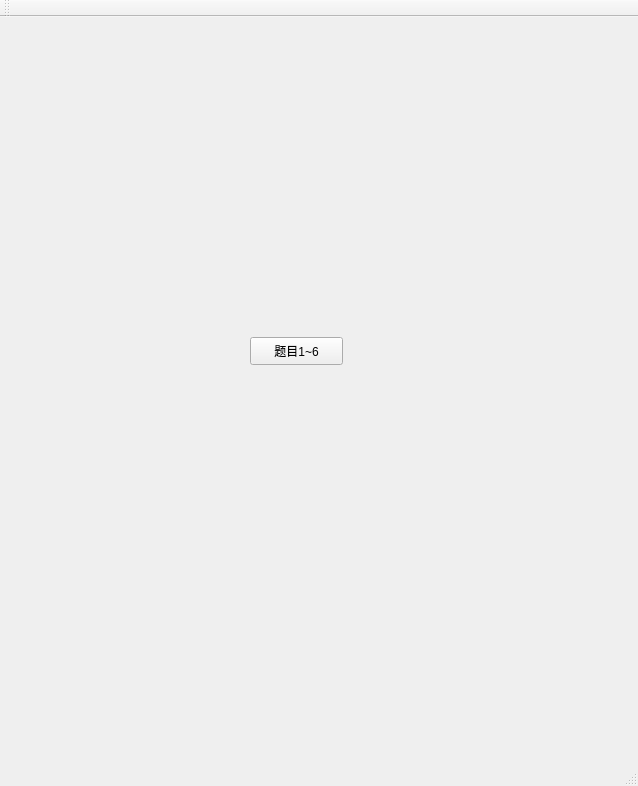
<?xml version="1.0" encoding="UTF-8"?>
<ui version="4.0">
 <class>subject</class>
 <widget class="QMainWindow" name="subject">
  <property name="geometry">
   <rect>
    <x>0</x>
    <y>0</y>
    <width>638</width>
    <height>786</height>
   </rect>
  </property>
  <property name="windowTitle">
   <string>subject</string>
  </property>
  <widget class="QWidget" name="centralWidget">
   <widget class="QPushButton" name="subjectBtn">
    <property name="geometry">
     <rect>
      <x>250</x>
      <y>320</y>
      <width>93</width>
      <height>28</height>
     </rect>
    </property>
    <property name="text">
     <string>题目1~6</string>
    </property>
   </widget>
  </widget>
  <widget class="QMenuBar" name="menuBar">
   <property name="geometry">
    <rect>
     <x>0</x>
     <y>0</y>
     <width>638</width>
     <height>23</height>
    </rect>
   </property>
  </widget>
  <widget class="QToolBar" name="mainToolBar">
   <attribute name="toolBarArea">
    <enum>TopToolBarArea</enum>
   </attribute>
   <attribute name="toolBarBreak">
    <bool>false</bool>
   </attribute>
  </widget>
  <widget class="QStatusBar" name="statusBar"/>
 </widget>
 <layoutdefault spacing="6" margin="11"/>
 <resources/>
 <connections/>
</ui>
